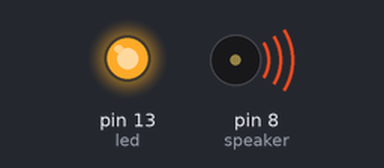
This sketch was run on a simulated Arduino Uno, built with avr-gcc and run on an emulated ATmega328P. On the bench: output pins drawn as LEDs (lit = HIGH), buzzer (waves = sounding).

Above: at 1.75 s.
At 10.1 s:
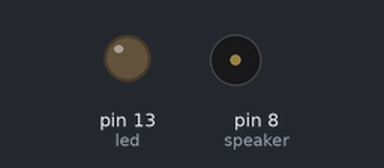
Timing chart, 0 to 17.7 s (numbered marks = the images above):
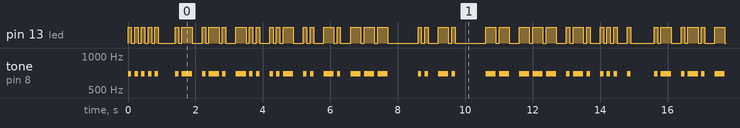

Measured:
- by itself, pin 13 (led): moves between LOW and HIGH, repeating every 14.2 s
- by itself, tone on pin 8 (speaker): plays 698 Hz for 0.10 s, 698 Hz for 0.10 s, 698 Hz for 0.10 s, 698 Hz for 0.10 s, 698 Hz for 0.10 s, 698 Hz for 0.10 s … (313 notes in this stretch)

The sketch:

Morse.ino
```cpp
// (licence header left out)
/*
 * If you want to have sound then you will need to connect the speaker as follows:
 *
 *     GND ---[ speaker ]--- [Resistor 100 ohm] --- Digital_8
 *
 * You can also attach a potentiometer to make the note use variable as follows:
 *
 *     V5 ----[POT]---- GND
 *              |
 *           Analog 0
 */

// Pin 13 has an LED connected on most Arduino boards.
// give it a name:
int led = 13;

// do we want to play a sound?
bool sound = true;
// Pin 8 is for the speaker
int speaker = 8;
int note = 698; // G5 Note as the default

// Do we want to read the tone from an input?
bool variableNote = false;
// Analog Pin 0 to read tone from
int noteIn = 0;

// number of milliseconds that a pulse is for displaying the morse code
// a dot is one pulse in time.
int pulse = 100;

// the message you want to display
// must be A-Z and space
char message[] = "Arduino In Morse";

// Store the morse code letters in 5 byte increments
// 1 is a dot, 3 is a dash, 0 is no char
int dotdash[] = {
  3, 3, 3, 3, 3, // 0 -----
  1, 3, 3, 3, 3, // 1 .----
  1, 1, 3, 3, 3, // 3 ..---
  1, 1, 1, 3, 3, // 3 ...--
  1, 1, 1, 1, 3, // 4 ....-
  1, 1, 1, 1, 1, // 5 .....
  3, 1, 1, 1, 1, // 6 -....
  3, 3, 1, 1, 1, // 7 --...
  3, 3, 3, 1, 1, // 8 ---..
  3, 3, 3, 3, 1, // 9 ----.
  0, 0, 0, 0, 0, // :
  0, 0, 0, 0, 0, // ;
  0, 0, 0, 0, 0, // <
  0, 0, 0, 0, 0, // =
  0, 0, 0, 0, 0, // >
  0, 0, 0, 0, 0, // ?
  0, 0, 0, 0, 0, // @
  1, 3, 0, 0, 0, // A .-
  3, 1, 1, 1, 0, // B -...
  3, 1, 3, 1, 0, // C -.-.
  3, 1, 1, 0, 0, // D -..
  1, 0, 0, 0, 0, // E .
  1, 1, 3, 1, 0, // F ..-.
  3, 3, 1, 0, 0, // G --.
  1, 1, 1, 1, 0, // H ....
  1, 1, 0, 0, 0, // I ..
  1, 3, 3, 3, 0, // J .---
  3, 1, 3, 0, 0, // K -.-
  1, 3, 1, 1, 0, // L .-..
  3, 3, 0, 0, 0, // M --
  3, 1, 0, 0, 0, // N -.
  3, 3, 3, 0, 0, // O ---
  1, 3, 3, 1, 0, // P .--.
  3, 3, 1, 3, 0, // Q --.-
  1, 3, 1, 0, 0, // R .-.
  1, 1, 1, 0, 0, // S ...
  3, 0, 0, 0, 0, // T -
  1, 1, 3, 0, 0, // U ..-
  1, 1, 1, 3, 0, // V ...-
  1, 3, 3, 0, 0, // W .--
  3, 1, 1, 3, 0, // X -..-
  3, 1, 3, 3, 0, // Y -.--
  3, 3, 1, 1, 0, // Z --..
  0, 0, 0, 0, 0 // null
};
#define MAXDOTDASH (sizeof(dotdash)/sizeof(int))

void setup() {
  // initialize the digital pin as an output.
  pinMode(led, OUTPUT);

  // DEBUG: at startup blink out the morse signal for 5
  //        which is 5 dot's and easy to understand.
  morse('5');
  endword();
}

// the loop routine runs over and over again forever:
void loop() {
  for (int i = 0; message[i] != '\0'; i++) {
    morse(message[i]);
    space();
  }

  endword();
}

void morse(char letter) {
  if (letter == ' ') {
     return endword();
  }

  // Read note here so the character sounded is all one note.
  readNote();

  letter = toupper(letter);

  int index = (letter - '0') * 5;
  if (index < 0 || index >= MAXDOTDASH) {
    return; // ignore any input that is outside out range
  }

  for(int i = index; i < index + 5; i++) {
    if (dotdash[i]) {
      glow(dotdash[i]);
    }
  }
}

// Read the note from an input if we are configured to
void readNote() {
  if(variableNote) {
    note = analogRead(noteIn);
  }
}

// Light the LED for the specified pulse width and then wait for 1 pulse
// A dot is 1 pulse long, a dash is 3 pulses long.
void glow(int width) {
  digitalWrite(led, HIGH);
  if(sound) {
    tone(speaker, note);
  }

  delay(pulse * width);

  digitalWrite(led, LOW);
  if (sound) {
    noTone(speaker);
  }

  delay(pulse * 1);
}

// A space is 3 pulses long but all dots/dashes are followed by
// a single pulse already so we only need the difference.
void space() {
  delay(pulse * 2);
}

// An endword is 7 pulses long but all character sequences are
// followed by a space so we only need the difference.
void endword() {
  delay(pulse * 4);
}
```
